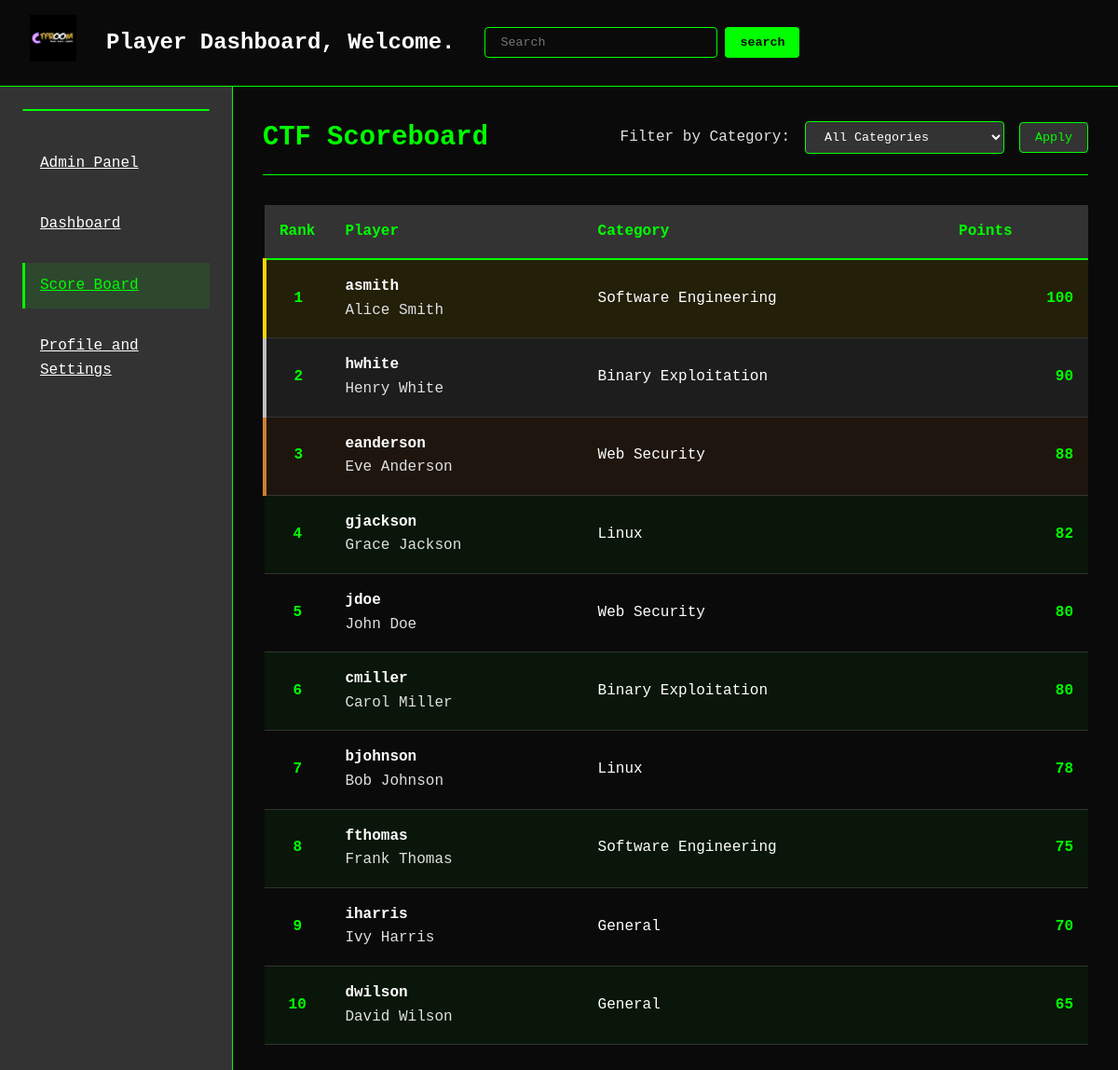
Page /scoreboard.php on the committed database.
### tables this page shows
CREATE TABLE `users` (
  `id` int(11) NOT NULL,
  `username` varchar(50) NOT NULL,
  `first_name` varchar(50) NOT NULL,
  `last_name` varchar(50) NOT NULL,
  `email` varchar(100) NOT NULL,
  `category` enum('Web Security','Software Engineering','Linux','Binary Exploitation','General') NOT NULL,
  `points` int(11) DEFAULT 0
);

### scoreboard.php (the view, shortened to what this page needs)
<?php
$db_host = 'localhost';
$db_name = 'ctfroom';
$db_user = 'root';
$db_pass = '';
try {
    $pdo = new PDO("mysql:host=$db_host;dbname=$db_name", $db_user, $db_pass);
    $pdo->setAttribute(PDO::ATTR_ERRMODE, PDO::ERRMODE_EXCEPTION);
} catch(PDOException $e) {
    die("Database connection failed: " . $e->getMessage());
}
$query = "SELECT id, username, first_name, last_name, category, points FROM users";
$query .= " ORDER BY points DESC";
try {
    $stmt = $pdo->prepare($query);
    $stmt->execute();
    $users = $stmt->fetchAll(PDO::FETCH_ASSOC);
} catch (PDOException $e) {
    die("Error fetching users: " . $e->getMessage());
}
?>
<!DOCTYPE html>
<html lang="en">
<head>
    <link rel="stylesheet" href="https://cdnjs.cloudflare.com/ajax/libs/font-awesome/6.4.0/css/all.min.css">
</head>
<body>
    <section id="section-heading">
        <div class="heading-container">
            <div class="left">
                <a href="home.php" class="logo"><img src="images/logo.png" alt=""></a>
                <h2>Player Dashboard, Welcome.</h2>
                <form action="" method="post">
                    <input type="search" name="search" id="search" placeholder="Search">
                    <input type="submit" value="search">
                </form>
            </div>
        </div>
    </section>
    <section id="dash-section">
        <div class="dash-section-left">
            <div class="side-container">
                <img src="lab/webcam_settings(1).png" alt="">
                <div class="side-bar">
                    <ul>
                        <li><a href="admin.php">Admin Panel</a></li>
                        <li><a href="dashboard.php">Dashboard</a></li>
                        <li><a href="scoreboard.php" class="active">Score Board</a></li>
                        <li><a href="profile.php">Profile and Settings</a></li>
                    </ul>
                </div>
            </div>
        </div>
        <div class="dash-section-right">
            <div class="scoreboard-header">
                <h1 class="scoreboard-title">CTF Scoreboard</h1>
                <form method="get" class="category-filter">
                    <label for="category">Filter by Category:</label>
                    <select name="category" id="category">
                        <option value="">All Categories</option>
                    </select>
                    <button type="submit">Apply</button>
                </form>
            </div>
            <table class="scoreboard-table">
                <thead>
                    <tr>
                        <th>Rank</th>
                        <th>Player</th>
                        <th>Category</th>
                        <th>Points</th>
                    </tr>
                </thead>
                <tbody>
                    <?php if (empty($users)): ?>
                        <tr>
                            <td colspan="4" style="text-align: center;">No players found</td>
                        </tr>
                    <?php else: ?>
                        <?php foreach ($users as $index => $user): ?>
                            <tr class="<?php
                                echo ($index === 0) ? 'first-place' : '';
                                echo ($index === 1) ? 'second-place' : '';
                                echo ($index === 2) ? 'third-place' : '';
                            ?>">
                                <td class="rank"><?php echo $index + 1; ?></td>
                                <td>
                                    <span class="username"><?php echo htmlspecialchars($user['username']); ?></span><br>
                                    <span class="name"><?php echo htmlspecialchars($user['first_name'] . ' ' . $user['last_name']); ?></span>
                                </td>
                                <td class="category"><?php echo htmlspecialchars($user['category'] ?? 'N/A'); ?></td>
                                <td class="points"><?php echo htmlspecialchars($user['points']); ?></td>
                            </tr>
                        <?php endforeach; ?>
                    <?php endif; ?>
                </tbody>
            </table>
        </div>
    </section>
</body>
</html>

### scoreboard.php (style rules this page uses)
:root { --primary-dark: #0a0a0a; --primary-accent: #00ff00; --secondary-accent: #ff3333; --neutral-light: #ffffff; --neutral-mid: #e0e0e0; --neutral-dark: #333333; --success: #00cc66; --warning: #ffcc00; --danger: #ff3333; }
* { margin: 0; padding: 0; box-sizing: border-box; font-family: 'Courier New', monospace; }
body { background-color: var(--primary-dark); color: var(--neutral-light); line-height: 1.6; }
#section-heading { background-color: var(--primary-dark); border-bottom: 1px solid var(--primary-accent); padding: 1rem 2rem; }
.heading-container { display: flex; justify-content: space-between; align-items: center; max-width: 1400px; margin: 0 auto; }
.left { display: flex; align-items: center; gap: 2rem; }
.logo img { height: 50px; filter: invert(1) hue-rotate(90deg); }
h2 { color: var(--neutral-light); font-size: 1.5rem; font-weight: 600; }
form { display: flex; gap: 0.5rem; }
input[type="search"] { padding: 0.5rem 1rem; border: 1px solid var(--primary-accent); background-color: var(--primary-dark); color: var(--neutral-light); border-radius: 4px; min-width: 250px; }
input[type="submit"] { padding: 0.5rem 1rem; background-color: var(--primary-accent); color: var(--primary-dark); border: none; border-radius: 4px; cursor: pointer; font-weight: bold; transition: all 0.3s; }
#dash-section { display: grid; grid-template-columns: 250px 1fr; max-width: 1800px; margin: 0 auto; min-height: calc(100vh - 82px); }
.dash-section-left { background-color: var(--neutral-dark); padding: 1.5rem; border-right: 1px solid var(--primary-accent); }
.side-container { display: flex; flex-direction: column; gap: 2rem; }
.side-container img { width: 100%; border: 1px solid var(--primary-accent); border-radius: 4px; }
.side-bar ul { list-style: none; display: flex; flex-direction: column; gap: 1rem; }
.side-bar li a { display: block; padding: 0.75rem 1rem; color: var(--neutral-light); border-left: 3px solid transparent; transition: all 0.3s; }
.side-bar li a:hover, .side-bar li a.active { background-color: rgba(0, 255, 0, 0.1); border-left: 3px solid var(--primary-accent); color: var(--primary-accent); }
.dash-section-right { padding: 2rem; background-color: var(--primary-dark); }
.scoreboard-header { display: flex; justify-content: space-between; align-items: center; margin-bottom: 2rem; padding-bottom: 1rem; border-bottom: 1px solid var(--primary-accent); }
.scoreboard-title { font-size: 1.8rem; color: var(--primary-accent); }
.category-filter { display: flex; align-items: center; gap: 1rem; }
.category-filter label { color: var(--neutral-mid); }
.category-filter select { padding: 0.5rem 1rem; background-color: var(--neutral-dark); color: var(--neutral-light); border: 1px solid var(--primary-accent); border-radius: 4px; }
.category-filter button { padding: 0.5rem 1rem; background-color: var(--neutral-dark); color: var(--primary-accent); border: 1px solid var(--primary-accent); border-radius: 4px; cursor: pointer; transition: all 0.3s; }
.scoreboard-table { width: 100%; border-collapse: collapse; margin-top: 1rem; }
.scoreboard-table th { background-color: var(--neutral-dark); color: var(--primary-accent); padding: 1rem; text-align: left; border-bottom: 2px solid var(--primary-accent); }
.scoreboard-table td { padding: 1rem; border-bottom: 1px solid var(--neutral-dark); }
.scoreboard-table tr:nth-child(even) { background-color: rgba(0, 255, 0, 0.05); }
.rank { font-weight: bold; color: var(--primary-accent); width: 50px; text-align: center; }
.username { font-weight: bold; }
.name { color: var(--neutral-mid); }
.category { text-transform: capitalize; }
.points { font-weight: bold; text-align: right; color: var(--primary-accent); }
.first-place { background-color: rgba(255, 215, 0, 0.1) !important; border-left: 4px solid gold; }
.second-place { background-color: rgba(192, 192, 192, 0.1) !important; border-left: 4px solid silver; }
.third-place { background-color: rgba(205, 127, 50, 0.1) !important; border-left: 4px solid #cd7f32; }

### rows in the picture
users: username "asmith", first_name+last_name "Alice Smith", category "Software Engineering", points "100"
users: username "hwhite", first_name+last_name "Henry White", category "Binary Exploitation", points "90"
users: username "eanderson", first_name+last_name "Eve Anderson", category "Web Security", points "88"
users: username "gjackson", first_name+last_name "Grace Jackson", category "Linux", points "82"
users: username "jdoe", first_name+last_name "John Doe", category "Web Security", points "80"
users: username "cmiller", first_name+last_name "Carol Miller", category "Binary Exploitation", points "80"
users: username "bjohnson", first_name+last_name "Bob Johnson", category "Linux", points "78"
users: username "fthomas", first_name+last_name "Frank Thomas", category "Software Engineering", points "75"
users: username "iharris", first_name+last_name "Ivy Harris", category "General", points "70"
users: username "dwilson", first_name+last_name "David Wilson", category "General", points "65"
